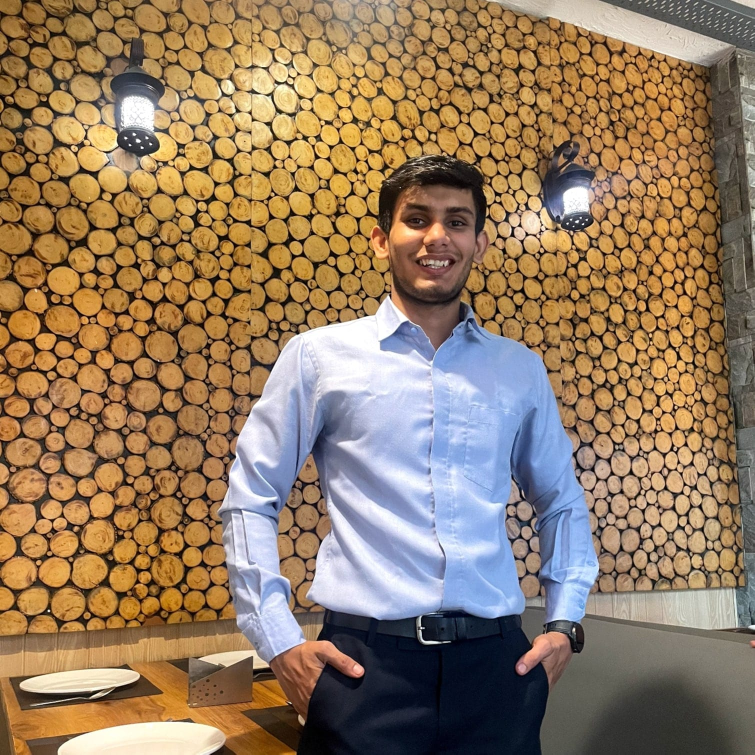
#> input picture tarun.jpeg, 1509 x 1509 px (shown at 1/2 size)
$ python opencv_Day_21.py   (older library calls are emulated)
#> lines starting #> are read from the running program, lines starting #| are printed output that depends on the picture
import numpy as np
import cv2
from matplotlib import pyplot as plt

# Read the input image in grayscale
img = cv2.imread('tarun.jpeg', cv2.IMREAD_GRAYSCALE)
#> img: shape (1509, 1509); min 0, max 255, mean 127.8

# Resize the image to 400x400 pixels
img = cv2.resize(img, (400, 400))
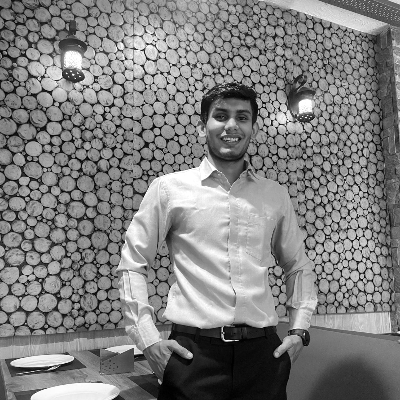
#> img: shape (400, 400); min 0, max 255, mean 127.7

# Convert the image from grayscale to RGB color space
img = cv2.cvtColor(img, cv2.COLOR_GRAY2RGB)
#> img: shape (400, 400, 3)

# Apply Laplacian edge detection
Laplacian = cv2.Laplacian(img, cv2.CV_64F, ksize=3)

# Apply Sobel edge detection in the x-direction
sobelx = cv2.Sobel(img, cv2.CV_64F, 1, 0)

# Apply Sobel edge detection in the y-direction
sobely = cv2.Sobel(img, cv2.CV_64F, 0, 1)
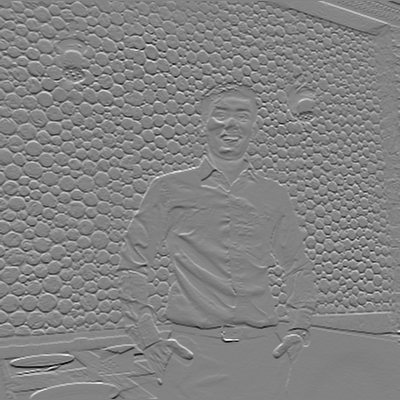
#> sobely: shape (400, 400, 3) float64; min -976, max 921, mean -1; drawn with min black and max white

# Combine Sobel edge detection results
sobelcombined = cv2.bitwise_or(sobelx, sobely)
#> sobelcombined: shape (400, 400, 3) float64; 3.49% of the values are NaN or infinite; the others: min -130944, max 130944, mean -520

# Apply Canny edge detection
canny = cv2.Canny(img, 100, 200)
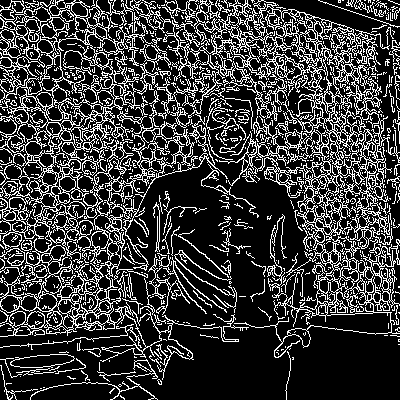
#> canny: shape (400, 400); 23.2% white in thin lines or dots

# Convert the results to uint8
Laplacian = np.uint8(np.absolute(Laplacian))
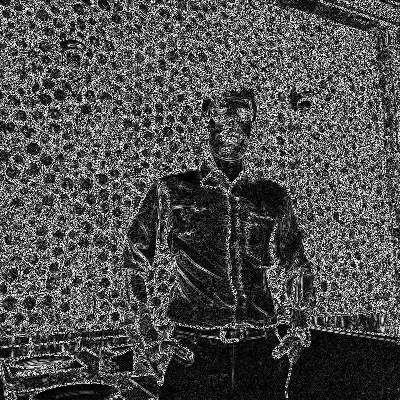
#> Laplacian: shape (400, 400, 3); min 0, max 254, mean 78.5
sobelx = np.uint8(np.absolute(sobelx))
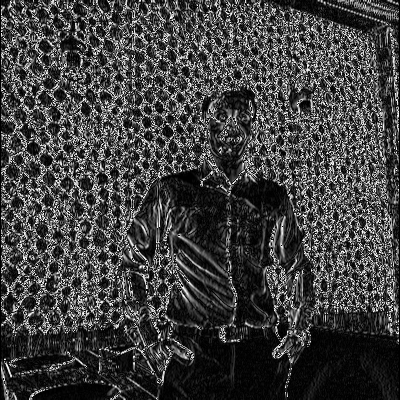
#> sobelx: shape (400, 400, 3); min 0, max 255, mean 64.8
sobely = np.uint8(np.absolute(sobely))
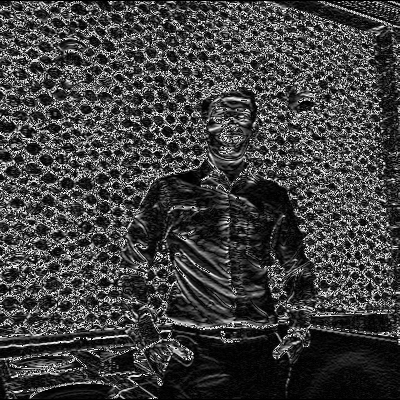
#> sobely: shape (400, 400, 3); min 0, max 255, mean 64.7

# Store the edge detection results and their corresponding titles in lists
images = [Laplacian, sobelx, sobely, sobelcombined, canny]
titles = ['Laplacian', 'Sobel X', 'Sobel Y', 'Sobel Combined', 'Canny']

# Display the edge detection results using Matplotlib
for i in range(5):
    plt.subplot(2, 3, i + 1)
    plt.imshow(images[i], cmap='gray')  # Use grayscale colormap for single-channel images
    plt.title(titles[i])
    plt.xticks([])
    plt.yticks([])

plt.show()
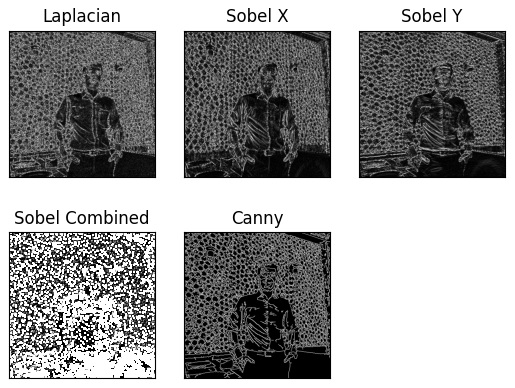
#> figure drawn by matplotlib, 5 panels; B, G, R data is drawn as R, G, B

# Close all OpenCV windows
cv2.destroyAllWindows()

$ run again, with nitin.jpeg copied over tarun.jpeg
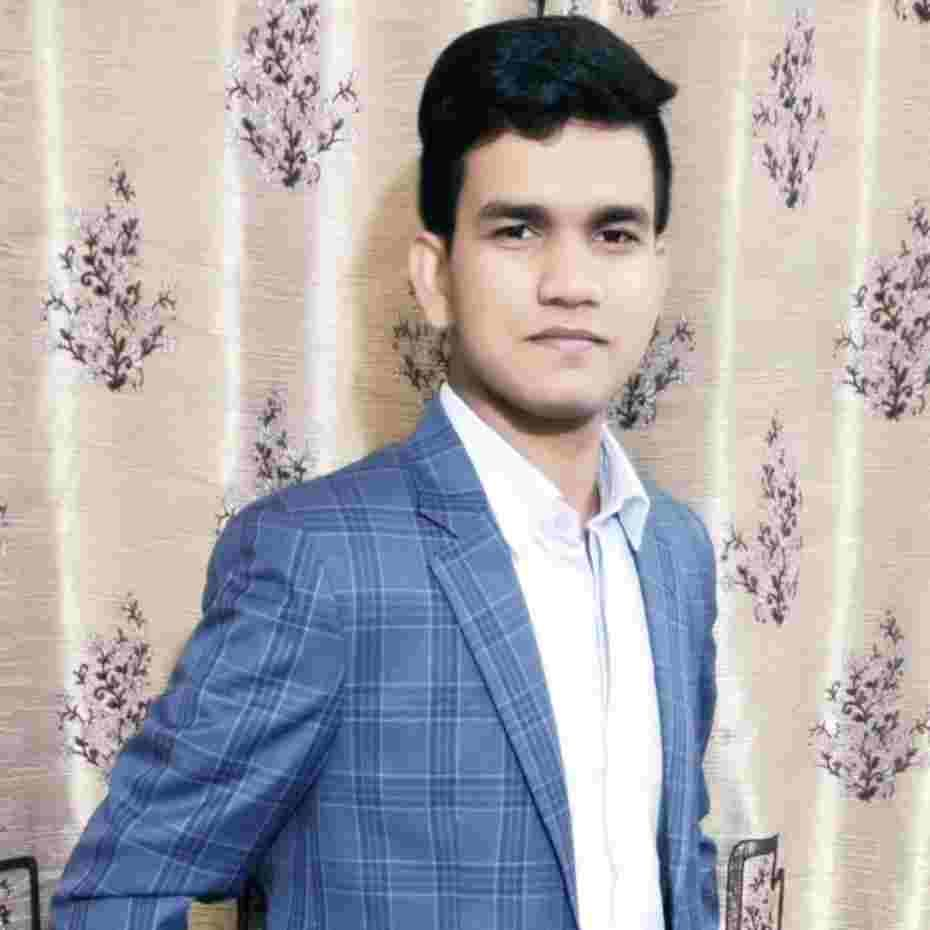
#> input picture nitin.jpeg, 930 x 930 px
#> sobelcombined: shape (400, 400, 3) float64; 3.38% of the values are NaN or infinite; the others: min -97664, max 51200, mean -94.6
#> `canny = cv2.Canny(img, 100, 200)`:
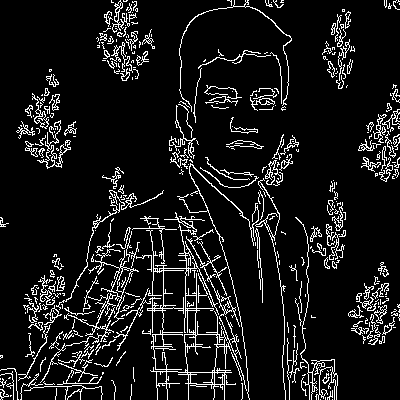
#> canny: shape (400, 400); 9.6% white in thin lines or dots
#> `sobely = np.uint8(np.absolute(sobely))`:
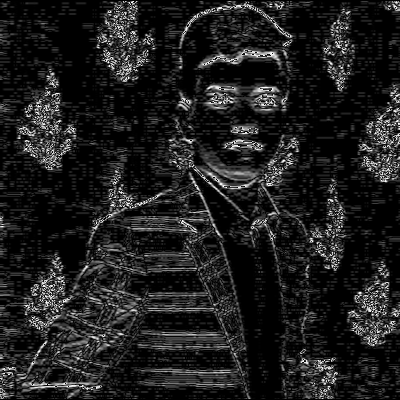
#> sobely: shape (400, 400, 3); min 0, max 255, mean 30.7

$ run again, with sample.jpeg copied over tarun.jpeg
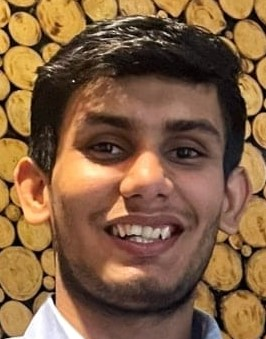
#> input picture sample.jpeg, 266 x 339 px
#> sobelcombined: shape (400, 400, 3) float64; 5.99% of the values are NaN or infinite; the others: min -81792, max 55616, mean -83.75
#> `canny = cv2.Canny(img, 100, 200)`:
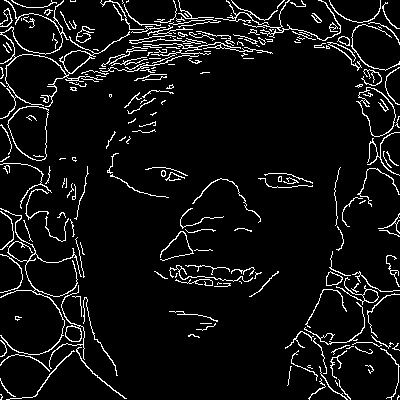
#> canny: shape (400, 400); 6.8% white in thin lines or dots
#> `sobely = np.uint8(np.absolute(sobely))`:
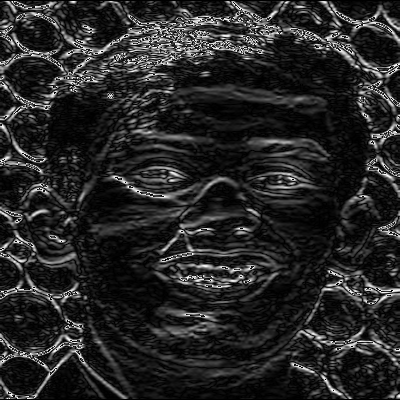
#> sobely: shape (400, 400, 3); min 0, max 255, mean 38.7
